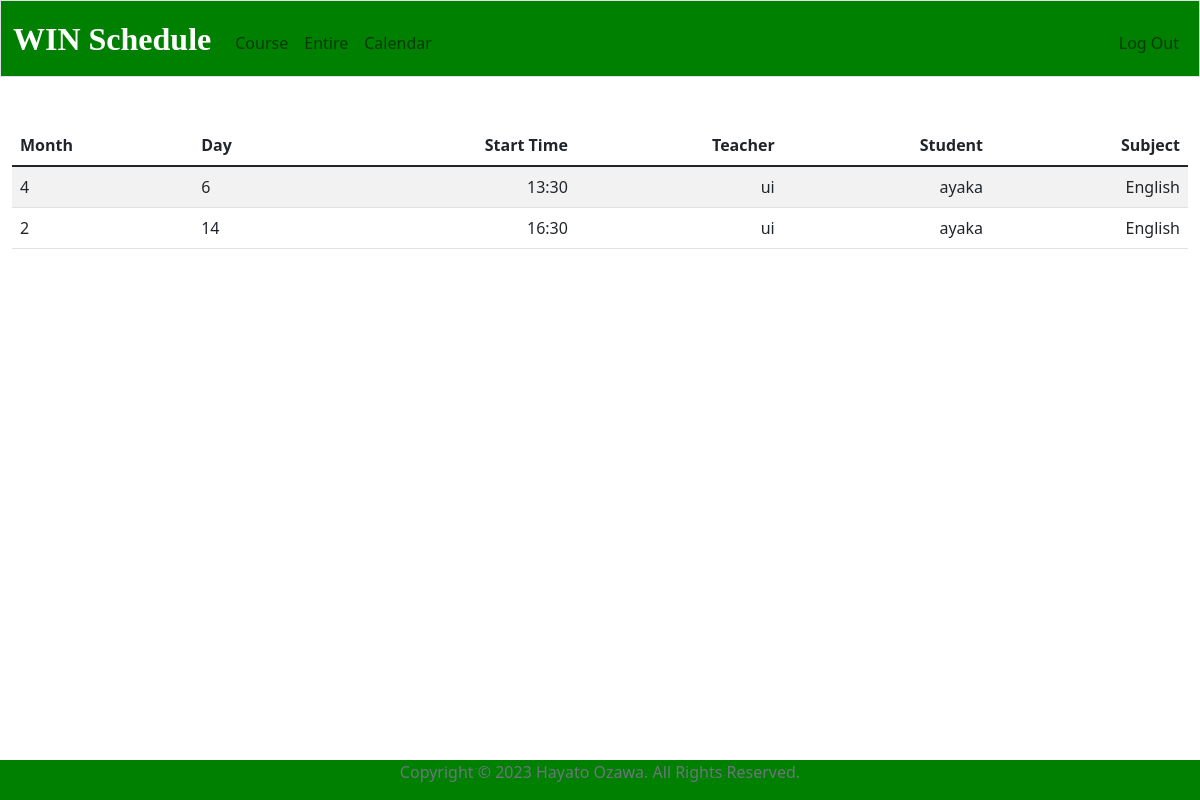
Screenshot of /entire (signed in) with the database file from the repository.
### tables this page shows
CREATE TABLE classes(id INTEGER PRIMARY KEY AUTOINCREMENT, user_id INTEGER NOT NULL, subject TEXT NOT NULL, month INTEGER NOT NULL, day INTEGER NOT NULL, hour INTEGER NOT NULL, minute INTEGER NOT NULL, studentname[TEXT], teachername TEXT, year INTEGER, FOREIGN KEY(user_id) REFERENCES users(id));

### app.py (the view)
@app.route("/entire")
@login_required
def entire():
    user_id = session["user_id"]
    if is_teacher(user_id) == False:
        return render_template("apology.html", msg="Only teacher can use this page")
    classes = db.execute("SELECT * FROM classes ORDER BY year, month, day, hour, minute")
    return render_template("entire.html", classes=classes)

### app.py (called while the page is built)
def login_required(f):
    @wraps(f)
    def decorated_function(*args, **kwargs):
        if session.get("user_id") is None:
            return redirect("/login")
        return f(*args, **kwargs)
    return decorated_function

def is_teacher(user_id):
    usertype = db.execute("SELECT type FROM users WHERE id = ?", user_id)[0]["type"]
    if usertype != "teacher":
        return False
    else:
        return True

### templates/entire.html (shortened to what this page needs)
{% extends "layout.html" %}
{% block main %}
    <table class="table table-striped">
        <thead>
            <tr>
                <th class="text-start">Month</th>
                <th class="text-start">Day</th>
                <th class="text-end">Start Time</th>
                <th class="text-end">Teacher</th>
                <th class="text-end">Student</th>
                <th class="text-end">Subject</th>
            </tr>
        </thead>
    <tbody>
            {% for class in classes %}
                <tr>
                    <td class="text-start">{{ class["month"] }}</td>
                    <td class="text-start">{{ class["day"] }}</td>
                    <td class="text-end">{{ class["hour"] }}:{{ class["minute"] }}</td>
                    <td class="text-end">{{ class["teachername"] }}</td>
                    <td class="text-end">{{ class["studentname"] }}</td>
                    <td class="text-end">{{ class["subject"] }}</td>
                </tr>
            {% endfor %}
        </tbody>
    </table>
{% endblock %}

### rows the page displays
classes: month "4", day "6", hour "13", minute "30", teachername "ui", studentname "ayaka", subject "English"
classes: month "2", day "14", hour "16", minute "30", teachername "ui", studentname "ayaka", subject "English"
